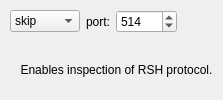
         <widget class="QWidget" name="label649">
          <attribute name="title">
           <string>rsh</string>
          </attribute>
          <layout class="QGridLayout">
           <property name="leftMargin">
            <number>10</number>
           </property>
           <property name="topMargin">
            <number>10</number>
           </property>
           <property name="rightMargin">
            <number>0</number>
           </property>
           <property name="bottomMargin">
            <number>0</number>
           </property>
           <item row="1" column="0" colspan="4">
            <widget class="QLabel" name="label691">
             <property name="text">
              <string>Enables inspection of RSH protocol.</string>
             </property>
             <property name="alignment">
              <set>Qt::AlignCenter</set>
             </property>
             <property name="wordWrap">
              <bool>true</bool>
             </property>
            </widget>
           </item>
           <item row="0" column="1">
            <widget class="QLabel" name="label712">
             <property name="text">
              <string>port:</string>
             </property>
             <property name="alignment">
              <set>Qt::AlignCenter</set>
             </property>
             <property name="wordWrap">
              <bool>false</bool>
             </property>
            </widget>
           </item>
           <item row="0" column="2">
            <widget class="QSpinBox" name="pix_rsh_port1">
             <property name="minimum">
              <number>1</number>
             </property>
             <property name="maximum">
              <number>65535</number>
             </property>
             <property name="value">
              <number>514</number>
             </property>
            </widget>
           </item>
           <item row="0" column="3">
            <spacer>
             <property name="orientation">
              <enum>Qt::Horizontal</enum>
             </property>
             <property name="sizeType">
              <enum>QSizePolicy::Expanding</enum>
             </property>
             <property name="sizeHint" stdset="0">
              <size>
               <width>40</width>
               <height>20</height>
              </size>
             </property>
            </spacer>
           </item>
           <item row="0" column="0">
            <widget class="QComboBox" name="pix_rsh_switch">
             <item>
              <property name="text">
               <string>skip</string>
              </property>
             </item>
             <item>
              <property name="text">
               <string>enable</string>
              </property>
             </item>
             <item>
              <property name="text">
               <string>disable</string>
              </property>
             </item>
            </widget>
           </item>
          </layout>
         </widget>
